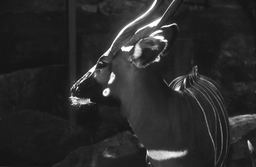
#> input picture immagini/deer.bmp, 256 x 167 px, shrunk from 1011 x 661 before the run, found by its file name; its folder holds 6 pictures in this run
$ python JpegTest.py
#> lines starting #> are read from the running program, lines starting #| are printed output that depends on the picture
### library/JpegFunctions/JpegCompression.py
import cv2
import matplotlib.pyplot as plt
import DCTsAlgorithms as dctalg
import IDCTsAlgorithms as idctalg


def jpeg_compression(input_image, F, d):
    """
    Comprime un'immagine utilizzando la trasformata discreta del coseno (DCT).

    Parameters:
    'input_image' (numpy array): Immagine di input.
    'F' (int): Dimensione del blocco.
    'd' (int): Numero di coefficienti da mantenere.

    Returns:
    'compressed_image': Immagine compressa.
    """
    # converto l'immagine in scala di grigi
    if len(input_image.shape) == 3:
        input_image = cv2.cvtColor(input_image, cv2.COLOR_BGR2GRAY)
    # converto l'immagine in float e la normalizzo in modo che i valori siano compresi tra -128 e 127
    input_image = input_image.astype(float) - 128
    N, M = input_image.shape

    # calcolo il numero di blocchi
    n_blocks = N // F

    compressed_image = input_image.copy()
    count = 0
    total_blocks = n_blocks**2

    for i in range(n_blocks):
        for j in range(n_blocks):
            progress = (count/total_blocks)*100
            print(f'Compression progress: {round(progress,2)}%', end='\r')
            # Estraggo il blocco di dimensione FxF
            block = input_image[i*F:(i+1)*F, j*F:(j+1)*F]
            # Applico la DCT2 al blocco
            dct_block = dctalg.DCT2(block)

            dct_block[:F, d:] = 0
            dct_block[d:, :F] = 0

            compressed_block = idctalg.IDCT2(dct_block)

            # Salvo il blocco compresso nell'immagine compressa
            compressed_image[i*F:(i+1)*F, j*F:(j+1)*F] = compressed_block
            count += 1

    # Normalizzo l'immagine compressa in modo che i valori siano compresi tra 0 e 255
    print('\n')
    return compressed_image

### library/JpegFunctions/DCTsAlgorithms.py
import numpy as np

def DCT(x):
    """
    Calcola la trasformata discreta del coseno (DCT) di un vettore x.

    Parameters:
    x (numpy array): Vettore di input di lunghezza N.

    Returns:
    numpy array: Vettore contenente la DCT di x.
    """
    N = len(x)
    X = np.zeros(N)
    for k in range(N):
        sum_value = 0
        for n in range(N):
            sum_value += x[n] * np.cos(np.pi * k * (2*n + 1) / (2 * N))
        if k == 0:
            alpha_k = np.sqrt(1/N)
        else:
            alpha_k = np.sqrt(2/N)
        X[k] = alpha_k * sum_value
    return X

def DCT2(x):
    """
    Calcola la trasformata discreta del coseno bidimensionale (DCT2) di una matrice x.

    Parameters:
    x (numpy array): Matrice di input di dimensioni (N, M).

    Returns:
    numpy array: Matrice contenente la DCT2 di x.
    """
    N, M = x.shape
    X = np.zeros((N, M))

    # Applicare la DCT a ogni riga della matrice
    for i in range(N):
        X[i, :] = DCT(x[i, :])

    # Applicare la DCT a ogni colonna della matrice risultante
    for j in range(M):
        X[:, j] = DCT(X[:, j])

    return X

### library/JpegFunctions/IDCTsAlgorithms.py
import numpy as np

# [18 lines left out: function DCT, not called in this run]

def IDCT(X):
    """
    Calcola l'inversa della trasformata discreta del coseno (IDCT) di un vettore X.

    Parameters:
    X (numpy array): Vettore di input di lunghezza N.

    Returns:
    numpy array: Vettore contenente l'IDCT di X.
    """
    N = len(X)
    cosine_matrix = np.cos(np.pi * np.outer(np.arange(N), (np.arange(N) * 2 + 1) / (2 * N)))
    alpha = np.sqrt(2 / N) * np.ones(N)
    alpha[0] = np.sqrt(1 / N)

    x = np.dot(cosine_matrix.T, alpha * X)

    return x

# [15 lines left out: function DCT2, not called in this run]

def IDCT2(X):
    """
    Calcola l'inversa della trasformata discreta del coseno bidimensionale (IDCT2) di una matrice X.

    Parameters:
    X (numpy array): Matrice di input di dimensioni (N, M).

    Returns:
    numpy array: Matrice contenente l'IDCT2 di X.
    """
    N, M = X.shape
    x = np.apply_along_axis(IDCT, 1, X)
    x = np.apply_along_axis(IDCT, 0, x)

    return x

### test/JpegTest.py
import cv2
import os
import sys
sys.path.append('library/JpegFunctions')
import JpegCompression as jpeg
import matplotlib.pyplot as plt
import time

# [57 lines left out: functions test_jpeg_compression, time_jpeg_F_values, not called in this run]


def test_jpeg_compression(ds):
    image = cv2.imread('immagini/deer.bmp')
#> image is the input picture: shape (167, 256, 3); min 18, max 255, mean 43
    F = 8
    plt.figure(figsize=(10,10))
    for i in range(4):
        plt.subplot(2, 2, i+1)
        compressed_image = jpeg.jpeg_compression(image, F, ds[i])
        plt.imshow(compressed_image, cmap='gray')
        plt.title(f'd={ds[i]}')
        plt.axis('off')
#> this loop made 4 passes
#> pass 1, in test_jpeg_compression, `compressed_image = jpeg.jpeg_compression(image, F, ds[i])`:
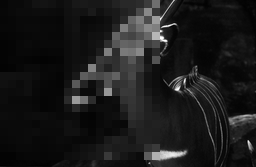
#> compressed_image: shape (167, 256) float64; min -110, max 127, mean -85; drawn with min black and max white
#> pass 2, in test_jpeg_compression, `compressed_image = jpeg.jpeg_compression(image, F, ds[i])`:
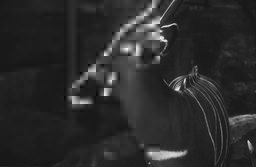
#> compressed_image: shape (167, 256) float64; min -134.6, max 154.6, mean -85; drawn with min black and max white
    plt.suptitle('Compression with different d values')
    plt.savefig('test/compression_d_values.png')
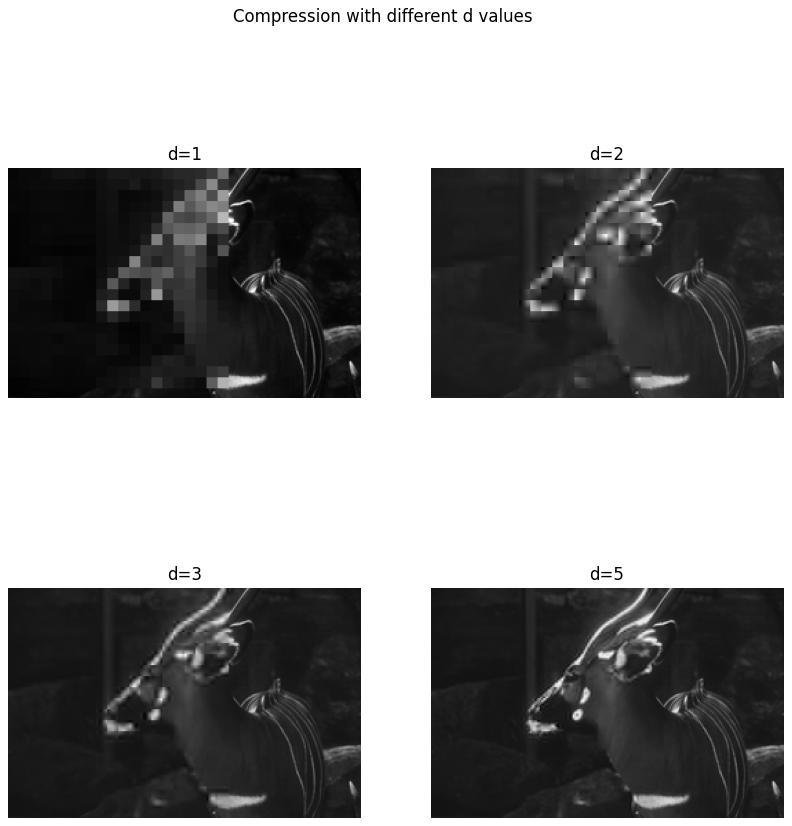
#> figure drawn by matplotlib, 4 panels
if __name__ == '__main__':
    Fs = [2, 4, 8, 16]
    ds = [1, 2, 3, 5]
    #time_jpeg_F_values(Fs)
    test_jpeg_compression(ds)
